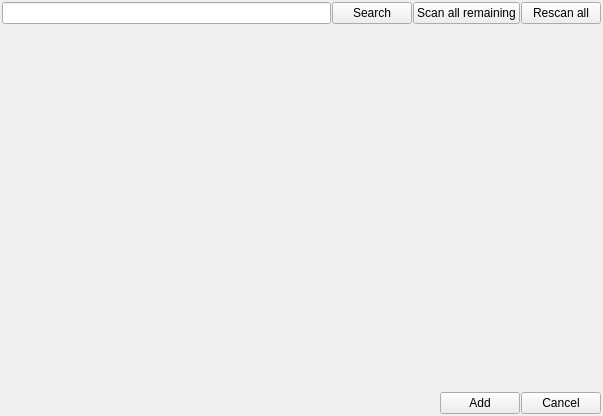
<?xml version="1.0" encoding="UTF-8"?>
<ui version="4.0">
 <class>Form</class>
 <widget class="QWidget" name="Form">
  <property name="geometry">
   <rect>
    <x>0</x>
    <y>0</y>
    <width>603</width>
    <height>416</height>
   </rect>
  </property>
  <property name="windowTitle">
   <string>Form</string>
  </property>
  <layout class="QVBoxLayout" name="verticalLayout">
   <property name="spacing">
    <number>2</number>
   </property>
   <property name="leftMargin">
    <number>2</number>
   </property>
   <property name="topMargin">
    <number>2</number>
   </property>
   <property name="rightMargin">
    <number>2</number>
   </property>
   <property name="bottomMargin">
    <number>2</number>
   </property>
   <item>
    <layout class="QHBoxLayout" name="horizontalLayout">
     <property name="spacing">
      <number>1</number>
     </property>
     <item>
      <widget class="QLineEdit" name="search_text"/>
     </item>
     <item>
      <widget class="QPushButton" name="search_button">
       <property name="text">
        <string>Search</string>
       </property>
      </widget>
     </item>
     <item>
      <widget class="QPushButton" name="scan_all_button">
       <property name="toolTip">
        <string>Blacklisted plugins will not be scanned again</string>
       </property>
       <property name="text">
        <string>Scan all remaining</string>
       </property>
      </widget>
     </item>
     <item>
      <widget class="QPushButton" name="rescan_all_button">
       <property name="toolTip">
        <string>Blacklisted plugins will not be scanned again</string>
       </property>
       <property name="text">
        <string>Rescan all</string>
       </property>
      </widget>
     </item>
    </layout>
   </item>
   <item>
    <widget class="QWidget" name="tableParent" native="true">
     <layout class="QVBoxLayout" name="verticalLayout_3">
      <property name="spacing">
       <number>0</number>
      </property>
     </layout>
    </widget>
   </item>
   <item>
    <layout class="QHBoxLayout" name="horizontalLayout_2">
     <property name="spacing">
      <number>1</number>
     </property>
     <item>
      <widget class="QLabel" name="progress">
       <property name="text">
        <string/>
       </property>
      </widget>
     </item>
     <item>
      <spacer name="horizontalSpacer">
       <property name="orientation">
        <enum>Qt::Horizontal</enum>
       </property>
       <property name="sizeHint" stdset="0">
        <size>
         <width>40</width>
         <height>20</height>
        </size>
       </property>
      </spacer>
     </item>
     <item>
      <widget class="QPushButton" name="add_button">
       <property name="text">
        <string>Add</string>
       </property>
      </widget>
     </item>
     <item>
      <widget class="QPushButton" name="cancel_button">
       <property name="text">
        <string>Cancel</string>
       </property>
      </widget>
     </item>
    </layout>
   </item>
  </layout>
 </widget>
 <resources/>
 <connections/>
</ui>
